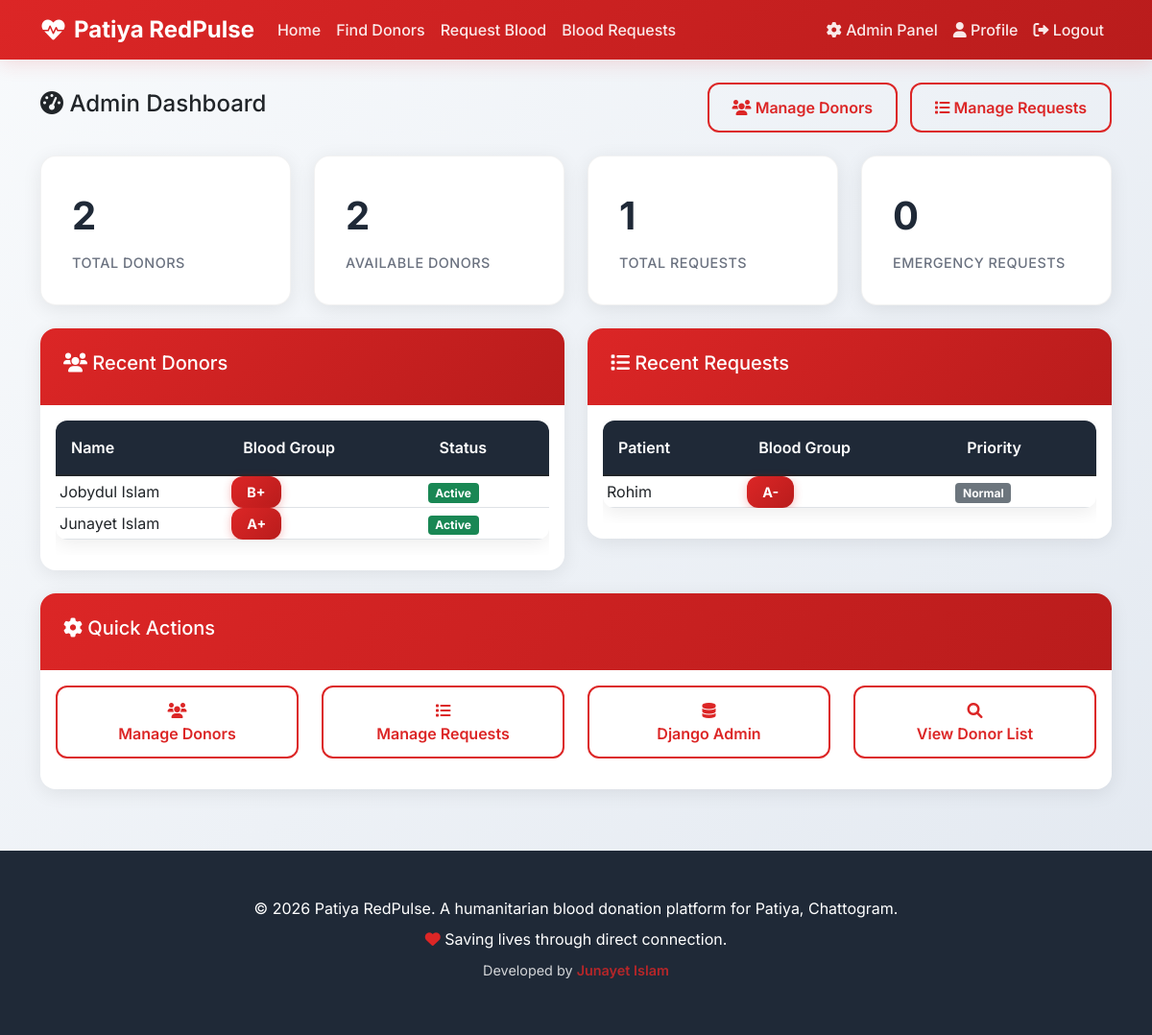
Page /admin-panel/ (signed in) on the committed database.
### accounts/models.py (models this page shows, shortened)
class Donor(models.Model):
    BLOOD_GROUPS = [
        ('A+', 'A+'),
        ('A-', 'A-'),
        ('B+', 'B+'),
        ('B-', 'B-'),
        ('AB+', 'AB+'),
        ('AB-', 'AB-'),
        ('O+', 'O+'),
        ('O-', 'O-'),
    ]
    GENDER_CHOICES = [
        ('Male', 'Male'),
        ('Female', 'Female'),
        ('Other', 'Other'),
    ]
    AVAILABILITY_STATUS = [
        ('Available', 'Available'),
        ('Not Available', 'Not Available'),
    ]
    user = models.OneToOneField(User, on_delete=models.CASCADE)
    full_name = models.CharField(max_length=100)
    blood_group = models.CharField(max_length=3, choices=BLOOD_GROUPS)
    gender = models.CharField(max_length=10, choices=GENDER_CHOICES)
    age = models.IntegerField()
    mobile_number = models.CharField(max_length=15)
    email = models.EmailField(blank=True, null=True)
    district = models.CharField(max_length=50)
    upazila = models.CharField(max_length=50)
    last_donation_date = models.DateField()
    availability_status = models.CharField(max_length=15, choices=AVAILABILITY_STATUS, default='Available')
    registration_date = models.DateTimeField(default=timezone.now)
    is_active = models.BooleanField(default=True)
    class Meta:
        ordering = ['-registration_date']

### blood_requests/models.py (models this page shows, shortened)
class BloodRequest(models.Model):
    EMERGENCY_LEVELS = [
        ('Normal', 'Normal'),
        ('Emergency', 'Emergency'),
    ]
    PATIENT_CONDITIONS = [
        ('Stable', 'Stable'),
        ('Critical', 'Critical'),
        ('Life Threatening', 'Life Threatening'),
        ('Surgery', 'Surgery'),
        ('Accident', 'Accident'),
        ('Maternity', 'Maternity'),
        ('Other', 'Other'),
    ]
    BLOOD_GROUPS = [
        ('A+', 'A+'),
        ('A-', 'A-'),
        ('B+', 'B+'),
        ('B-', 'B-'),
        ('AB+', 'AB+'),
        ('AB-', 'AB-'),
        ('O+', 'O+'),
        ('O-', 'O-'),
    ]
    patient_name = models.CharField(max_length=100)
    required_blood_group = models.CharField(max_length=3, choices=BLOOD_GROUPS)
    number_of_bags = models.IntegerField(default=1)
    hospital_name = models.CharField(max_length=200)
    hospital_address = models.TextField()
    patient_condition = models.CharField(max_length=20, choices=PATIENT_CONDITIONS, default='Stable')
    emergency_level = models.CharField(max_length=10, choices=EMERGENCY_LEVELS, default='Normal')
    required_date = models.DateField()
    contact_phone = models.CharField(max_length=15)
    additional_info = models.TextField(blank=True, null=True)
    request_date = models.DateTimeField(default=timezone.now)
    is_active = models.BooleanField(default=True)
    @property
    def is_emergency(self):
        return self.emergency_level == 'Emergency'
    class Meta:
        ordering = ['-request_date']

### admin_panel/views.py (the view)
# urls.py: path('', views.admin_dashboard, name='admin_dashboard'),
@login_required
def admin_dashboard(request):
    if not request.user.is_staff:
        messages.error(request, 'You do not have permission to access the admin panel.')
        return redirect('home')
    total_donors = Donor.objects.filter(is_active=True).count()
    available_donors = Donor.objects.filter(is_active=True, availability_status='Available').count()
    total_requests = BloodRequest.objects.filter(is_active=True).count()
    emergency_requests = BloodRequest.objects.filter(is_active=True, emergency_level='Emergency').count()
    recent_donors = Donor.objects.filter(is_active=True).order_by('-registration_date')[:10]
    recent_requests = BloodRequest.objects.filter(is_active=True).order_by('-request_date')[:10]
    context = {
        'total_donors': total_donors,
        'available_donors': available_donors,
        'total_requests': total_requests,
        'emergency_requests': emergency_requests,
        'recent_donors': recent_donors,
        'recent_requests': recent_requests,
        'title': 'Admin Dashboard'
    }
    return render(request, 'admin_panel/dashboard.html', context)

### templates/admin_panel/dashboard.html
{% extends 'base.html' %}
{% block content %}
<div class="d-flex justify-content-between align-items-center mb-4">
    <h4><i class="fas fa-tachometer-alt"></i> Admin Dashboard</h4>
    <div>
        <a href="{% url 'manage_donors' %}" class="btn btn-outline-primary me-2">
            <i class="fas fa-users"></i> Manage Donors
        </a>
        <a href="{% url 'manage_requests' %}" class="btn btn-outline-primary">
            <i class="fas fa-list"></i> Manage Requests
        </a>
    </div>
</div>
<div class="row mb-4">
    <div class="col-md-3 col-6">
        <div class="stats-card">
            <div class="stats-number">{{ total_donors }}</div>
            <div class="stats-label">Total Donors</div>
        </div>
    </div>
    <div class="col-md-3 col-6">
        <div class="stats-card">
            <div class="stats-number">{{ available_donors }}</div>
            <div class="stats-label">Available Donors</div>
        </div>
    </div>
    <div class="col-md-3 col-6">
        <div class="stats-card">
            <div class="stats-number">{{ total_requests }}</div>
            <div class="stats-label">Total Requests</div>
        </div>
    </div>
    <div class="col-md-3 col-6">
        <div class="stats-card">
            <div class="stats-number">{{ emergency_requests }}</div>
            <div class="stats-label">Emergency Requests</div>
        </div>
    </div>
</div>
<div class="row">
    <div class="col-md-6">
        <div class="card">
            <div class="card-header">
                <h5><i class="fas fa-users"></i> Recent Donors</h5>
            </div>
            <div class="card-body">
                {% if recent_donors %}
                    <div class="table-responsive">
                        <table class="table table-sm">
                            <thead>
                                <tr>
                                    <th>Name</th>
                                    <th>Blood Group</th>
                                    <th>Status</th>
                                </tr>
                            </thead>
                            <tbody>
                                {% for donor in recent_donors %}
                                    <tr>
                                        <td>{{ donor.full_name }}</td>
                                        <td><span class="blood-group-badge">{{ donor.blood_group }}</span></td>
                                        <td>
                                            {% if donor.is_active %}
                                                <span class="badge bg-success">Active</span>
                                            {% else %}
                                                <span class="badge bg-danger">Blocked</span>
                                            {% endif %}
                                        </td>
                                    </tr>
                                {% endfor %}
                            </tbody>
                        </table>
                    </div>
                {% else %}
                    <p class="text-muted text-center">No recent donors</p>
                {% endif %}
            </div>
        </div>
    </div>
    <div class="col-md-6">
        <div class="card">
            <div class="card-header">
                <h5><i class="fas fa-list"></i> Recent Requests</h5>
            </div>
            <div class="card-body">
                {% if recent_requests %}
                    <div class="table-responsive">
                        <table class="table table-sm">
                            <thead>
                                <tr>
                                    <th>Patient</th>
                                    <th>Blood Group</th>
                                    <th>Priority</th>
                                </tr>
                            </thead>
                            <tbody>
                                {% for request in recent_requests %}
                                    <tr>
                                        <td>{{ request.patient_name }}</td>
                                        <td><span class="blood-group-badge">{{ request.required_blood_group }}</span></td>
                                        <td>
                                            {% if request.is_emergency %}
                                                <span class="badge bg-danger">Emergency</span>
                                            {% else %}
                                                <span class="badge bg-secondary">Normal</span>
                                            {% endif %}
                                        </td>
                                    </tr>
                                {% endfor %}
                            </tbody>
                        </table>
                    </div>
                {% else %}
                    <p class="text-muted text-center">No recent requests</p>
                {% endif %}
            </div>
        </div>
    </div>
</div>
<div class="card mt-4">
    <div class="card-header">
        <h5><i class="fas fa-cog"></i> Quick Actions</h5>
    </div>
    <div class="card-body">
        <div class="row">
            <div class="col-md-3 col-6 mb-3">
                <a href="{% url 'manage_donors' %}" class="btn btn-outline-primary w-100">
                    <i class="fas fa-users"></i><br>Manage Donors
                </a>
            </div>
            <div class="col-md-3 col-6 mb-3">
                <a href="{% url 'manage_requests' %}" class="btn btn-outline-primary w-100">
                    <i class="fas fa-list"></i><br>Manage Requests
                </a>
            </div>
            <div class="col-md-3 col-6 mb-3">
                <a href="/admin/" class="btn btn-outline-primary w-100">
                    <i class="fas fa-database"></i><br>Django Admin
                </a>
            </div>
            <div class="col-md-3 col-6 mb-3">
                <a href="{% url 'donor_list' %}" class="btn btn-outline-primary w-100">
                    <i class="fas fa-search"></i><br>View Donor List
                </a>
            </div>
        </div>
    </div>
</div>
{% endblock %}

### templates/base.html (style rules this page uses)
:root { --medical-red: #dc2626; --medical-red-dark: #b91c1c; --medical-red-light: #fef2f2; --medical-blue: #2563eb; --medical-blue-light: #eff6ff; --medical-green: #16a34a; --medical-green-light: #f0fdf4; --medical-yellow: #d97706; --medical-yellow-light: #fffbeb; --medical-gray: #6b7280; --medical-gray-light: #f9fafb; --medical-dark: #1f2937; }
* { font-family: 'Inter', sans-serif; }
body { background: linear-gradient(135deg, #f8fafc 0%, #e2e8f0 100%); min-height: 100vh; }
.stats-card { background: white; border-radius: 16px; padding: 2rem; box-shadow: 0 4px 20px rgba(0, 0, 0, 0.08); transition: all 0.3s ease; border: 1px solid rgba(0, 0, 0, 0.05); cursor: pointer; position: relative; overflow: hidden; }
.stats-card::before { content: ''; position: absolute; top: 0; left: 0; right: 0; height: 4px; background: linear-gradient(90deg, var(--medical-red), var(--medical-blue)); transform: scaleX(0); transition: transform 0.3s ease; }
.stats-number { font-size: 2.5rem; font-weight: 700; color: var(--medical-dark); margin-bottom: 0.5rem; }
.stats-label { color: var(--medical-gray); font-weight: 500; font-size: 0.9rem; text-transform: uppercase; letter-spacing: 0.5px; }
.card { background: white; border-radius: 16px; box-shadow: 0 4px 20px rgba(0, 0, 0, 0.08); border: none; overflow: hidden; transition: all 0.3s ease; }
.card-header { background: linear-gradient(135deg, var(--medical-red) 0%, var(--medical-red-dark) 100%); color: white; font-weight: 600; padding: 1.5rem; border: none; }
.btn-outline-primary { color: var(--medical-red); border: 2px solid var(--medical-red); border-radius: 12px; padding: 0.75rem 1.5rem; font-weight: 600; transition: all 0.3s ease; }
.blood-group-badge { background: linear-gradient(135deg, var(--medical-red) 0%, var(--medical-red-dark) 100%); color: white; padding: 0.5rem 1rem; border-radius: 12px; font-weight: 700; font-size: 0.9rem; box-shadow: 0 2px 10px rgba(220, 38, 38, 0.3); }
.table { border-radius: 12px; overflow: hidden; box-shadow: 0 4px 20px rgba(0, 0, 0, 0.08); }
.table thead th { background: var(--medical-dark); color: white; font-weight: 600; border: none; padding: 1rem; }
.table tbody tr { transition: all 0.3s ease; }

### rows in the picture
Donor: full_name "Jobydul Islam", blood_group "B+", is_active "Active"
Donor: full_name "Junayet Islam", blood_group "A+", is_active "Active"
BloodRequest: patient_name "Rohim", required_blood_group "A-", emergency_level "Normal"

### other values in the picture
{{ total_donors }} "2"
{{ available_donors }} "2"
{{ total_requests }} "1"
{{ emergency_requests }} "0"
